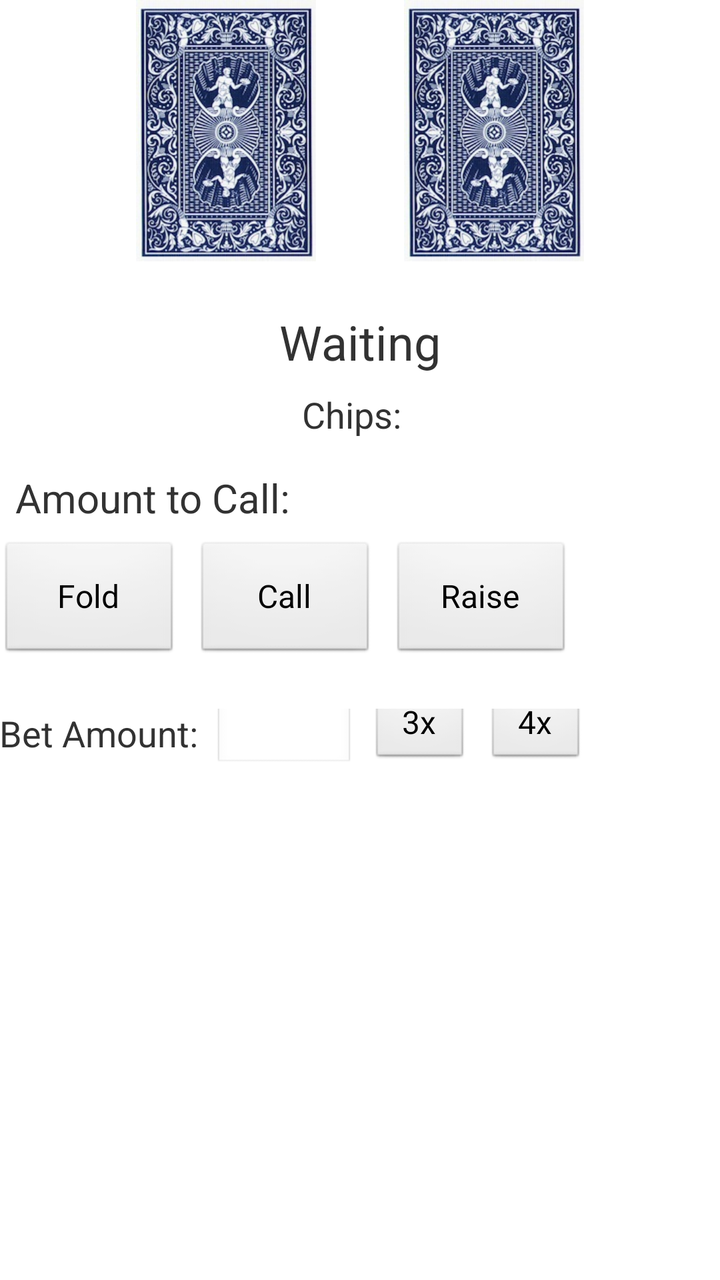
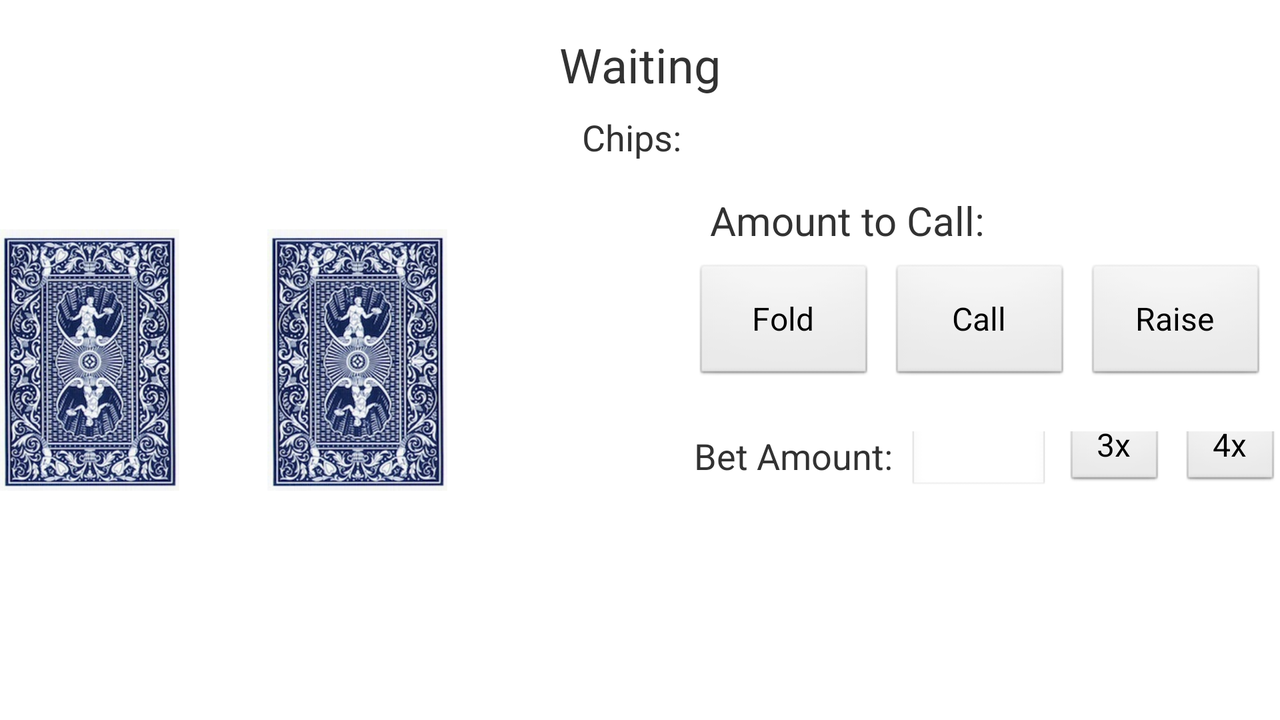

One screen, two layout resources from the same app: the default and the author's alternative for another configuration. Each is rendered where Android would select it; the XML of both is given below.
<!-- AndroidManifest.xml: application theme AppTheme -->
<!-- res/layout/activity_poker.xml -->
<RelativeLayout xmlns:android="http://schemas.android.com/apk/res/android"
    xmlns:tools="http://schemas.android.com/tools"
    android:layout_width="match_parent"
    android:layout_height="match_parent"
    android:paddingLeft="@dimen/activity_horizontal_margin"
    android:paddingRight="@dimen/activity_horizontal_margin"
    android:paddingTop="@dimen/activity_vertical_margin"
    android:paddingBottom="@dimen/activity_vertical_margin"
    tools:context=".PokerActivity">

    <RelativeLayout
        android:id="@+id/cards_layout"
        android:layout_height="wrap_content"
        android:layout_width="wrap_content"
        android:layout_alignParentTop="true"
        android:layout_centerHorizontal="true">

        <ImageView
                android:id="@+id/card1"
                android:layout_width="wrap_content"
                android:layout_height="wrap_content"
                android:layout_alignParentTop="true"
                android:layout_alignParentLeft="true"
                android:src="@drawable/card_bg"
                android:contentDescription="@string/content_card"
                android:onClick="showCard1" />
        <ImageView
                android:id="@+id/card2"
                android:layout_width="wrap_content"
                android:layout_height="wrap_content"
                android:layout_alignParentTop="true"
                android:layout_toRightOf="@+id/card1"
                android:layout_marginLeft="44dp"
                android:src="@drawable/card_bg"
                android:contentDescription="@string/content_card"
                android:onClick="showCard2" />

    </RelativeLayout>

    <TextView
            android:id="@+id/status_text"
            android:layout_centerHorizontal="true"
            android:layout_below="@id/cards_layout"
            android:layout_width="wrap_content"
            android:layout_height="wrap_content"
            android:layout_marginTop="24dp"
            android:textSize="24sp"
            android:text="@string/waiting" />

    <RelativeLayout
            android:id="@+id/chips_layout"
            android:layout_centerHorizontal="true"
            android:layout_below="@id/status_text"
            android:layout_width="wrap_content"
            android:layout_height="wrap_content"
            android:layout_marginTop="8dp">

        <TextView
                android:id="@+id/chips_text"
                android:layout_width="wrap_content"
                android:layout_height="wrap_content"
                android:layout_alignParentTop="true"
                android:layout_alignParentLeft="true"
                android:textSize="18sp"
                android:text="@string/chips" />

        <TextView
                android:id="@+id/txt_chip_amount"
                android:layout_width="wrap_content"
                android:layout_height="wrap_content"
                android:layout_alignParentTop="true"
                android:layout_toRightOf="@id/chips_text"
                android:layout_marginLeft="8dp"
                android:textSize="18sp" />

    </RelativeLayout>

    <LinearLayout
            android:id="@+id/action_layout"
            android:layout_width="wrap_content"
            android:layout_height="wrap_content"
            android:layout_below="@id/chips_layout"
            android:orientation="vertical">
        <RelativeLayout
                android:id="@+id/bet_layout"
                android:layout_height="wrap_content"
                android:layout_width="wrap_content"
                android:layout_marginTop="16dp"
                android:layout_marginLeft="8dp">

            <TextView
                    android:id="@+id/bet_text"
                    android:layout_height="wrap_content"
                    android:layout_width="wrap_content"
                    android:layout_alignParentLeft="true"
                    android:layout_alignParentTop="true"
                    android:text="@string/bet"
                    android:textSize="20sp" />

            <TextView
                    android:id="@+id/txt_bet_amount"
                    android:layout_height="wrap_content"
                    android:layout_width="wrap_content"
                    android:layout_toRightOf="@id/bet_text"
                    android:layout_alignParentTop="true"
                    android:layout_marginLeft="8dp"
                    android:textSize="20sp"/>

        </RelativeLayout>

        <RelativeLayout
                android:id="@+id/button_check_layout"
                android:layout_width="wrap_content"
                android:layout_height="wrap_content"
                android:layout_marginTop="8dp"
                android:visibility="gone">

            <Button
                    android:id="@+id/btn_check"
                    style="@style/actionButton"
                    android:text="@string/btn_check"
                    android:onClick="check"/>

            <Button
                    android:id="@+id/btn_bet"
                    style="@style/actionButton"
                    android:layout_toRightOf="@id/btn_check"
                    android:layout_marginLeft="8dp"
                    android:text="@string/btn_bet"
                    android:onClick="bet"/>

        </RelativeLayout>

        <RelativeLayout
                android:id="@+id/button_call_layout"
                android:layout_width="wrap_content"
                android:layout_height="wrap_content"
                android:layout_marginTop="8dp" >

            <Button
                    android:id="@+id/btn_fold"
                    style="@style/actionButton"
                    android:text="@string/btn_fold"
                    android:onClick="fold"/>

            <Button
                    android:id="@+id/btn_call"
                    style="@style/actionButton"
                    android:layout_toRightOf="@+id/btn_fold"
                    android:layout_marginLeft="8dp"
                    android:text="@string/btn_call"
                    android:onClick="call" />

            <Button
                    android:id="@+id/btn_raise"
                    style="@style/actionButton"
                    android:layout_toRightOf="@+id/btn_call"
                    android:layout_marginLeft="8dp"
                    android:text="@string/btn_raise"
                    android:onClick="bet" />

        </RelativeLayout>

        <RelativeLayout
                android:id="@+id/bet_slider_layout"
                android:layout_width="wrap_content"
                android:layout_height="wrap_content"
                android:layout_marginTop="24dp">

            <TextView
                    android:id="@+id/bet_raise_text"
                    android:layout_height="wrap_content"
                    android:layout_width="wrap_content"
                    android:layout_alignParentLeft="true"
                    android:layout_alignParentTop="true"
                    android:textSize="18sp"
                    android:text="@string/bet_amount"/>

            <EditText
                    android:id="@+id/input_bet_amount"
                    android:layout_height="40dp"
                    android:layout_width="70dp"
                    android:layout_toRightOf="@id/bet_raise_text"
                    android:layout_marginLeft="8dp"
                    android:layout_alignBaseline="@id/bet_raise_text"
                    android:inputType="number" />

            <Button
                    android:id="@+id/btn_3x"
                    style="@style/raiseButton"
                    android:layout_toRightOf="@id/input_bet_amount"
                    android:layout_alignBaseline="@id/input_bet_amount"
                    android:text="@string/btn_3x"
                    android:onClick="changeBet3x"/>

            <Button
                    android:id="@+id/btn_4x"
                    style="@style/raiseButton"
                    android:layout_toRightOf="@id/btn_3x"
                    android:layout_alignBaseline="@id/input_bet_amount"
                    android:text="@string/btn_4x"
                    android:onClick="changeBet4x"/>

        </RelativeLayout>

    </LinearLayout>

    <RelativeLayout
            android:id="@+id/sit_out_layout"
            android:layout_width="fill_parent"
            android:layout_height="wrap_content"
            android:layout_marginTop="32dp"
            android:layout_below="@id/chips_layout"
            android:visibility="gone">

        <Button
                android:id="@+id/btn_sit_in"
                style="@style/sitInButton"
                android:text="@string/btn_sit_in"
                android:onClick="sitIn"/>

    </RelativeLayout>


</RelativeLayout>
<!-- resources referenced by this layout -->
<resources>
  <!-- drawable card_bg: jpg bitmap (drawable-hdpi, 23508 bytes) -->
  <string name="bet">Amount to Call:</string>
  <string name="bet_amount">Bet Amount:</string>
  <string name="btn_3x">3x</string>
  <string name="btn_4x">4x</string>
  <string name="btn_bet">Bet</string>
  <string name="btn_call">Call</string>
  <string name="btn_check">Check</string>
  <string name="btn_fold">Fold</string>
  <string name="btn_raise">Raise</string>
  <string name="btn_sit_in">Sit In</string>
  <string name="chips">Chips:</string>
  <string name="content_card">card background</string>
  <string name="waiting">Waiting</string>
  <style name="actionButton">
          <item name="android:layout_height">60dp</item>
          <item name="android:layout_width">90dp</item>
          <item name="android:textSize">16sp</item>
      </style>
  <style name="raiseButton">
          <item name="android:layout_height">40dp</item>
          <item name="android:layout_width">50dp</item>
          <item name="android:textSize">16sp</item>
          <item name="android:layout_marginLeft">8dp</item>
      </style>
  <style name="sitInButton" parent="actionButton">
          <item name="android:layout_width">150dp</item>
          <item name="android:layout_centerHorizontal">true</item>
      </style>
  <style name="AppTheme" parent="AppBaseTheme">
          
      </style>
  <style name="AppBaseTheme" parent="android:Theme.Light.NoTitleBar">
          
      </style>
</resources>
<!-- res/layout-land/activity_poker.xml (the author's variant of the layout above) -->
<!-- drawn on the phone turned sideways -->
<RelativeLayout xmlns:android="http://schemas.android.com/apk/res/android"
    xmlns:tools="http://schemas.android.com/tools"
    android:layout_width="match_parent"
    android:layout_height="match_parent"
    android:paddingLeft="@dimen/activity_horizontal_margin"
    android:paddingRight="@dimen/activity_horizontal_margin"
    android:paddingTop="@dimen/activity_vertical_margin"
    android:paddingBottom="@dimen/activity_vertical_margin"
    tools:context=".PokerActivity">

    <RelativeLayout
        android:id="@+id/cards_layout"
        android:layout_height="wrap_content"
        android:layout_width="wrap_content"
        android:layout_alignParentLeft="true"
        android:layout_centerVertical="true">

        <ImageView
                android:id="@+id/card1"
                android:layout_width="wrap_content"
                android:layout_height="wrap_content"
                android:layout_alignParentTop="true"
                android:layout_alignParentLeft="true"
                android:src="@drawable/card_bg"
                android:contentDescription="@string/content_card"
                android:onClick="showCard1" />
        <ImageView
                android:id="@+id/card2"
                android:layout_width="wrap_content"
                android:layout_height="wrap_content"
                android:layout_alignParentTop="true"
                android:layout_toRightOf="@+id/card1"
                android:layout_marginLeft="44dp"
                android:src="@drawable/card_bg"
                android:contentDescription="@string/content_card"
                android:onClick="showCard2" />

    </RelativeLayout>

    <TextView
            android:id="@+id/status_text"
            android:layout_centerHorizontal="true"
            android:layout_alignParentTop="true"
            android:layout_width="wrap_content"
            android:layout_height="wrap_content"
            android:layout_marginTop="16dp"
            android:textSize="24sp"
            android:text="@string/waiting" />

    <RelativeLayout
            android:id="@+id/chips_layout"
            android:layout_centerHorizontal="true"
            android:layout_below="@id/status_text"
            android:layout_width="wrap_content"
            android:layout_height="wrap_content"
            android:layout_marginTop="8dp">

        <TextView
                android:id="@+id/chips_text"
                android:layout_width="wrap_content"
                android:layout_height="wrap_content"
                android:layout_alignParentTop="true"
                android:layout_alignParentLeft="true"
                android:textSize="18sp"
                android:text="@string/chips" />

        <TextView
                android:id="@+id/txt_chip_amount"
                android:layout_width="wrap_content"
                android:layout_height="wrap_content"
                android:layout_alignParentTop="true"
                android:layout_toRightOf="@id/chips_text"
                android:layout_marginLeft="8dp"
                android:textSize="18sp" />

    </RelativeLayout>

    <LinearLayout
            android:id="@+id/action_layout"
            android:layout_width="wrap_content"
            android:layout_height="wrap_content"
            android:layout_below="@id/chips_layout"
            android:layout_alignParentRight="true"
            android:layout_marginLeft="16dp"
            android:orientation="vertical">
        <RelativeLayout
                android:id="@+id/bet_layout"
                android:layout_height="wrap_content"
                android:layout_width="wrap_content"
                android:layout_marginTop="16dp"
                android:layout_marginLeft="8dp">

            <TextView
                    android:id="@+id/bet_text"
                    android:layout_height="wrap_content"
                    android:layout_width="wrap_content"
                    android:layout_alignParentLeft="true"
                    android:layout_alignParentTop="true"
                    android:text="@string/bet"
                    android:textSize="20sp" />

            <TextView
                    android:id="@+id/txt_bet_amount"
                    android:layout_height="wrap_content"
                    android:layout_width="wrap_content"
                    android:layout_toRightOf="@id/bet_text"
                    android:layout_alignParentTop="true"
                    android:layout_marginLeft="8dp"
                    android:textSize="20sp"/>

        </RelativeLayout>

        <RelativeLayout
                android:id="@+id/button_check_layout"
                android:layout_width="wrap_content"
                android:layout_height="wrap_content"
                android:layout_marginTop="8dp"
                android:visibility="gone">

            <Button
                    android:id="@+id/btn_check"
                    style="@style/actionButton"
                    android:text="@string/btn_check"
                    android:onClick="check"/>

            <Button
                    android:id="@+id/btn_bet"
                    style="@style/actionButton"
                    android:layout_toRightOf="@id/btn_check"
                    android:layout_marginLeft="8dp"
                    android:text="@string/btn_bet"
                    android:onClick="bet"/>

        </RelativeLayout>

        <RelativeLayout
                android:id="@+id/button_call_layout"
                android:layout_width="wrap_content"
                android:layout_height="wrap_content"
                android:layout_marginTop="8dp" >

            <Button
                    android:id="@+id/btn_fold"
                    style="@style/actionButton"
                    android:text="@string/btn_fold"
                    android:onClick="fold"/>

            <Button
                    android:id="@+id/btn_call"
                    style="@style/actionButton"
                    android:layout_toRightOf="@+id/btn_fold"
                    android:layout_marginLeft="8dp"
                    android:text="@string/btn_call"
                    android:onClick="call" />

            <Button
                    android:id="@+id/btn_raise"
                    style="@style/actionButton"
                    android:layout_toRightOf="@+id/btn_call"
                    android:layout_marginLeft="8dp"
                    android:text="@string/btn_raise"
                    android:onClick="bet" />

        </RelativeLayout>

        <RelativeLayout
                android:id="@+id/bet_slider_layout"
                android:layout_width="wrap_content"
                android:layout_height="wrap_content"
                android:layout_marginTop="24dp">

            <TextView
                    android:id="@+id/bet_raise_text"
                    android:layout_height="wrap_content"
                    android:layout_width="wrap_content"
                    android:layout_alignParentLeft="true"
                    android:layout_alignParentTop="true"
                    android:textSize="18sp"
                    android:text="@string/bet_amount"/>

            <EditText
                    android:id="@+id/input_bet_amount"
                    android:layout_height="40dp"
                    android:layout_width="70dp"
                    android:layout_toRightOf="@id/bet_raise_text"
                    android:layout_marginLeft="8dp"
                    android:layout_alignBaseline="@id/bet_raise_text"
                    android:inputType="number" />

            <Button
                    android:id="@+id/btn_3x"
                    style="@style/raiseButton"
                    android:layout_toRightOf="@id/input_bet_amount"
                    android:layout_alignBaseline="@id/input_bet_amount"
                    android:text="@string/btn_3x"
                    android:onClick="changeBet3x"/>

            <Button
                    android:id="@+id/btn_4x"
                    style="@style/raiseButton"
                    android:layout_toRightOf="@id/btn_3x"
                    android:layout_alignBaseline="@id/input_bet_amount"
                    android:text="@string/btn_4x"
                    android:onClick="changeBet4x"/>

        </RelativeLayout>

    </LinearLayout>

    <RelativeLayout
            android:id="@+id/sit_out_layout"
            android:layout_width="fill_parent"
            android:layout_height="wrap_content"
            android:layout_marginTop="40dp"
            android:layout_below="@id/chips_layout"
            android:visibility="gone">

        <Button
                android:id="@+id/btn_sit_in"
                style="@style/sitInButton"
                android:text="@string/btn_sit_in"
                android:onClick="sitIn"/>

    </RelativeLayout>

</RelativeLayout>
